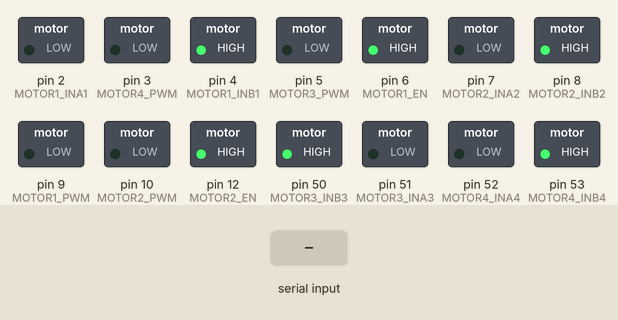
A sketch run on a simulated Arduino Mega 2560, built with avr-gcc and run on an emulated ATmega2560. On the bench: switched loads named in the sketch (green lamp = pin HIGH). Inputs (shaded band) come from the test bench.

Above: at 1.2 s.
1.3 s: "1" received over Serial
At 3.7 s:
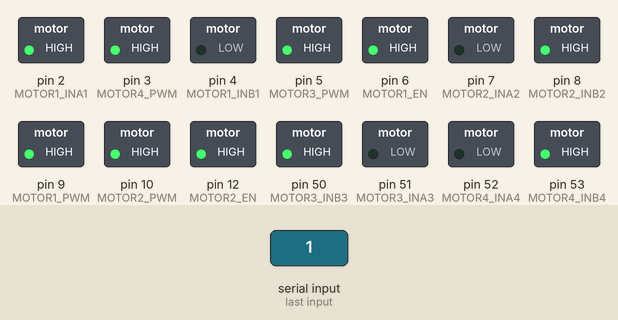
Timing chart, 0 to 5.2 s (numbered marks = the images above; inputs shaded):
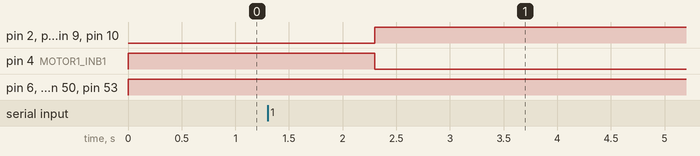

The sketch:

Arduino.ino
```cpp
#define backward 1
#define forward 2
#define left 3
#define right 4
#define LEFT 5
#define RIGHT 6
#define wheel 0.25
#define clockwise 7
#define unclockwise 8
float v0 = wheel / 255;
int a = 0;
int b = 0;
int c = 0;
int d = 0;
int e = 0;
String x;

void setup()
{
 pinMode(12, OUTPUT);
  pinMode(7, OUTPUT);
  pinMode(8, OUTPUT);
  pinMode(10, OUTPUT);
   pinMode(6, OUTPUT);
  pinMode(4, OUTPUT);
  pinMode(2, OUTPUT);
  pinMode(9, OUTPUT);
    pinMode(3, OUTPUT);
  pinMode(5, OUTPUT);
    pinMode(50, OUTPUT);
  pinMode(51, OUTPUT);
    pinMode(52, OUTPUT);
  pinMode(53, OUTPUT);
  Serial.begin(9600);
}

void loop()
{
  if (Serial.available() > 0)
  {
    x = Serial.readString();
    a = round(x[0] * 100 + x[1] * 10 + x[2]) - 255;
    b = round(x[4] * 100 + x[5] * 10 + x[6]) - 255;
    c = round(x[8] * 100 + x[9] * 10 + x[10]) - 255;
    d = round(x[12] * 100 + x[13] * 10 + x[14]) - 255;
    e = round(x[16] * 100 + x[17] * 10 + x[18]) - 255;
  }

  motors(a, b, c, d);
  delay(0.25);


  /*if (e > 0) {
    turn(LEFT, 254, e);
    delay(0.1);
  }
  else if (e < 0) {
    turn(RIGHT, 254, e);
    delay(0.1);
  }*/
}
```

motors.ino
```cpp
#define MOTOR1_EN 6
#define MOTOR1_INA1 2
#define MOTOR1_INB1 4
#define MOTOR1_PWM 9

#define MOTOR2_EN 12
#define MOTOR2_INA2 7
#define MOTOR2_INB2 8
#define MOTOR2_PWM 10

#define MOTOR3_EN  6
#define MOTOR3_INA3 51
#define MOTOR3_INB3 50
#define MOTOR3_PWM 5

#define MOTOR4_EN 12
#define MOTOR4_INA4 52
#define MOTOR4_INB4 53
#define MOTOR4_PWM 3

void motors(int m1, int m2, int m3, int m4)
{
  if (m1 > 255)
    m1 = 255;
  if (m1 < -255)
    m1 = -255;
  if (m2 > 255)
    m2 = 255;
  if (m2 < -255)
    m2 = -255;
  if (m3 > 255)
    m3 = 255;
  if (m3 < -255)
    m3 = -255;
  if (m4 > 255)
    m4 = 255;
  if (m4 < -255)
    m4 = -255;

  if (m1 > 0)
  {
    digitalWrite(MOTOR1_EN , HIGH);
    digitalWrite(MOTOR1_INA1, HIGH);
    digitalWrite(MOTOR1_INB1, LOW);
    analogWrite( MOTOR1_PWM, m1);
  }
  else
  {
    m1 = m1 * (-1);
    digitalWrite(MOTOR1_EN, HIGH);
    digitalWrite(MOTOR1_INA1, LOW);
    digitalWrite(MOTOR1_INB1, HIGH);
    analogWrite( MOTOR1_PWM, m1);
  }


  if (m2 > 0)
  {
    digitalWrite(MOTOR2_EN , HIGH);
    digitalWrite(MOTOR2_INA2, HIGH);
    digitalWrite(MOTOR2_INB2, LOW);
    analogWrite( MOTOR2_PWM, m2);
  }
  else
  {
    m2 = m2 * (-1);
    digitalWrite(MOTOR2_EN, HIGH);
    digitalWrite(MOTOR2_INA2, LOW);
    digitalWrite(MOTOR2_INB2, HIGH);
    analogWrite( MOTOR2_PWM, m2);
  }


  if (m3 > 0)
  {
    digitalWrite(MOTOR3_EN , HIGH);
    digitalWrite(MOTOR3_INA3, HIGH);
    digitalWrite(MOTOR3_INB3, LOW);
    analogWrite( MOTOR3_PWM, m3);
  }
  else
  {
    m3 = m3 * (-1);
    digitalWrite(MOTOR3_EN, HIGH);
    digitalWrite(MOTOR3_INA3, LOW);
    digitalWrite(MOTOR3_INB3, HIGH);
    analogWrite( MOTOR3_PWM, m3);
  }


  if (m4 > 0)
  {
    digitalWrite(MOTOR4_EN , HIGH);
    digitalWrite(MOTOR4_INA4, HIGH);
    digitalWrite(MOTOR4_INB4, LOW);
    analogWrite( MOTOR4_PWM, m4);
  }
  else
  {
    m4 = m4 * (-1);
    digitalWrite(MOTOR4_EN, HIGH);
    digitalWrite(MOTOR4_INA4, LOW);
    digitalWrite(MOTOR4_INB4, HIGH);
    analogWrite( MOTOR4_PWM, m4);
  }
}
```

Measured:
- after the input at 1.3 s, pin 2 (MOTOR1_INA1), pin 3 (MOTOR4_PWM), pin 5 (MOTOR3_PWM), pin 9 (MOTOR1_PWM), pin 10 (MOTOR2_PWM): LOW → HIGH after 1.0 s; pin 4 (MOTOR1_INB1): HIGH → LOW after 1.0 s
